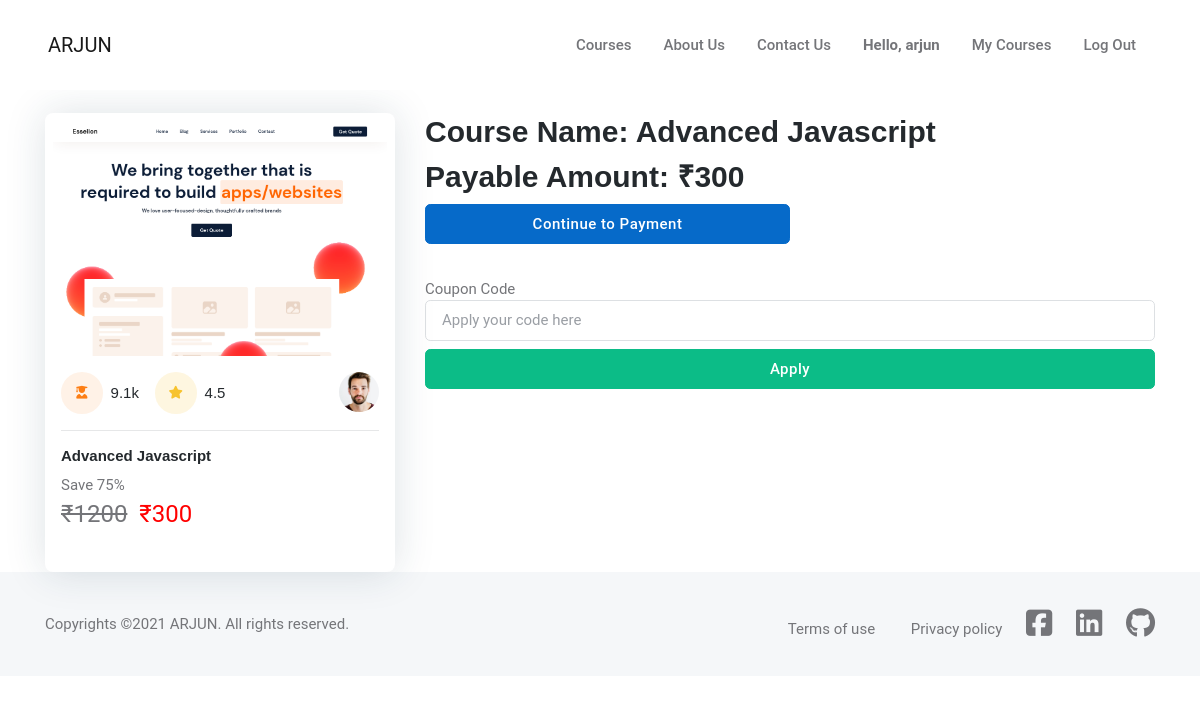
Page /checkout/advanced-javascript/ (signed in) on the committed database.
### courses/models.py (models this page shows, shortened)
class Course(models.Model):
    name = models.CharField(max_length=100, null=False)
    slug = models.SlugField(max_length=100, null=False, unique=True)
    description = models.TextField(null=True)
    price = models.IntegerField(null=False)
    discount = models.IntegerField(null=False, default=0)
    created = models.DateTimeField(auto_now_add=True)
    thumbnail = models.ImageField(upload_to='files/thumnail')
    resource = models.FileField(upload_to='files/resource', blank=True, null=True)
    length = models.IntegerField(null=False)
    active = models.BooleanField(default=False, null=True)
    level = models.CharField(choices=COURSE_LEVEL, default='Beginner', max_length=15)

### courses/views.py (the view, shortened to what this page needs)
# urls.py: path('checkout/<slug:slug>/', checkout, name='checkout'),
@login_required
def checkout(request, slug):
    course = Course.objects.get(slug=slug)
    user = request.user
    action = request.GET.get('action')  # action is key from url when user proceeds to payment
    couponcode = request.GET.get('couponcode')
    couponcode_message = None
    coupon = None
    order = None
    payment = None
    error = None
    amount = None
    try:
        user_course = UserCourse.objects.get(user = user, course = course)
        error = 'You are already Enrolled in the Course'
        if error:
            return redirect('my_courses')
    except:
        pass
    if error is None :
        amount = int((course.price - ( course.price * course.discount * 0.01 )) * 100)
    if amount == 0:
        user_course = UserCourse(user = user, course = course)
        user_course.save()
        messages.success(request, 'You are successfully enrolled in the course')
        return redirect('my_courses')
    context = {
        'course': course,
        'order':order,
        'payment':payment,
        'user':user,
        'error':error,
        'couponcode_message':couponcode_message,
        'coupon':coupon,
        'Razorpay_KEY_ID': settings.KEY_ID,
        'DOMAIN_URL': settings.DOMAIN_URL
    }
    return render(request, 'courses/checkout.html', context)

### courses/templatetags/courses_custom_tags.py (called while the page is built)
@register.simple_tag
def cal_sellprice(price, discount):
	if discount == None or discount == 0:
		return price
	sellprice = price
	sellprice = price - (price * discount * 0.01)
	return math.floor(sellprice)

@register.filter
def rupee(price):
	return f'₹{price}'

### templates/courses/checkout.html (shortened to what this page needs)
{% extends "base.html" %}
{% load courses_custom_tags %}
{% load static %}
{% block content %}
<div class="container">
    <br>
    <div class="row">
            <div class="col-md-6 col-lg-4 col-xxl-3">
                <div class="card p-2 shadow h-100">
                    <div class="rounded-top overflow-hidden">
                        <div class="card-overlay-hover">
                            <img src="{{course.thumbnail.url}}" class="card-img-top" alt="course image">
                        </div>
                    </div>
                    <div class="card-body px-2">
                        <div class="d-flex justify-content-between">
                            <ul class="list-inline hstack gap-2 mb-0">
                                <li class="list-inline-item d-flex justify-content-center align-items-center">
                                    <div class="icon-md bg-orange bg-opacity-10 text-orange rounded-circle"><i class="fas fa-user-graduate"></i></div>
                                    <span class="h6 fw-light mb-0 ms-2">9.1k</span>
                                </li>
                                <li class="list-inline-item d-flex justify-content-center align-items-center">
                                    <div class="icon-md bg-warning bg-opacity-15 text-warning rounded-circle"><i class="fas fa-star"></i></div>
                                    <span class="h6 fw-light mb-0 ms-2">4.5</span>
                                </li>
                            </ul>
                            <div class="avatar avatar-sm">
                                <img class="avatar-img rounded-circle" src="{% static 'images/11.jpg' %}" alt="avatar">
                            </div>
                        </div>
                        <hr>
                        <h6 class="card-title"><a href="{% url 'courseDetail' course.slug %}">{{course.name}}</a></h6>
                        <div class="d-flex justify-content-between align-items-center mb-0">
                            {% if course.price == 0 %}
                                <h3>Free</h3>
                            {% else %}
                                {% if course.discount %}
                                <p>Save {{course.discount}}%</span> <br>
                                    <span style="font-size: x-large;">
                                        <del>{{course.price|rupee}}</del>&nbsp;
                                        <span style="text-indent: 220px; color: red;">
                                        {% cal_sellprice course.price course.discount as value %} {{value|rupee}}
                                        </span>
                                    </span>
                                </p>
                                {% else %}
                                    <span style="font-size: x-large; " >{{course.price|rupee}}</span>
                                {% endif %}
                            {% endif %}
                        </div>
                    </div>
                </div>
            </div>
            <br>
        <div class="col">
            <h3>Course Name: {{course.name}}</h3>
            {% if coupon %}
                <h3>Payable Amount:
                    {% cal_sellprice course.price coupon.discount as value %} {{value|rupee}}
                </h3>
                <div class="alert alert-info text-center">
                    <p>Hurrey!!! Coupon Code was successfully applied. <br>You have got {{ coupon.discount }}% discount.</p>
                </div>
                <a href="?action=create_payment&couponcode={{coupon.code}}" class="btn btn-primary mb-2" style="text-decoration: none; color: white">Continue to Payment</a>
            {% else %}
                <h3>Payable Amount:
                    {% cal_sellprice course.price course.discount as value %} {{value|rupee}}
                </h3>
                <a href="?action=create_payment" class="btn btn-primary mb-2 w-50" style="text-decoration: none; color: white">Continue to Payment</a>
            {% endif %}
            <form action="" method="GET">
                <div class="form-group mt-4">
                    <label for="">Coupon Code</label>
                    <input type="text" name="couponcode" class="form-control"
                    placeholder="Apply your code here">
                </div>
                <button type="submit" class="btn btn-success mt-2 w-100">Apply</button>
            </form>
        </div>
    </div>
</div>
{% endblock content %}

### templates/navbar.html (shortened to what this page needs)
<header class="navbar-light navbar-sticky header-static">
		<nav class="navbar navbar-expand-xl">
			<div class="container-fluid px-3 px-xl-5">
			   <a class="navbar-brand" href="{% url 'home' %}">ARJUN</a>
				<div class="navbar-collapse w-100 collapse justify-content-end" id="navbarCollapse">
					<ul class="navbar-nav navbar-nav-scroll">
						<li class="nav-item"><a class="nav-link" href="{% url 'courses' %}">Courses</a></li>
						<li class="nav-item"><a class="nav-link" href="{% url 'about' %}">About Us</a></li>
						<li class="nav-item"><a class="nav-link" href="{% url 'contact' %}">Contact Us</a></li>
						{% if request.user.is_authenticated %}
						<li class="nav-item "><a class="nav-link"><strong>Hello, {{user}}</strong></a></li>
						<li class="nav-item"><a class="nav-link" href="{% url 'my_courses' %}">My Courses</a></li>
						<li class="nav-item"><a class="nav-link" href="{% url 'account_logout' %}">Log Out</a></li>
						{% else %}
						<li class="nav-item"><a class="nav-link" href="{% url 'account_signup' %}">Register</a></li>
						<li class="nav-item"><a class="nav-link" href="{% url 'account_login' %}">Log In</a></li>
						{% endif %}
					</ul>
				</div>
			</div>
		</nav>
	</header>

### rows in the picture
Course: thumbnail (picture), name "Advanced Javascript", discount "75", price "₹1200"

### other values in the picture
{{ user }} "arjun"
{{ value|rupee }} "₹300"
